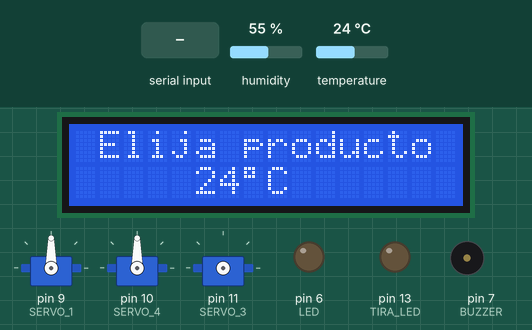
Simulated run of this sketch. Board: Arduino Uno, built with avr-gcc and run on an emulated ATmega328P. On the bench: 3 × servo, 16×2 character LCD, output pins drawn as LEDs (lit = HIGH), buzzer (waves = sounding). The inputs (shaded band) are chosen by the test bench; at power-on: temperature 24 °C, humidity 55 %. What the sketch prints to the serial monitor is not drawn.

Above: at 1.2 s.
1.3 s: "1" received over Serial
At 3.4 s:
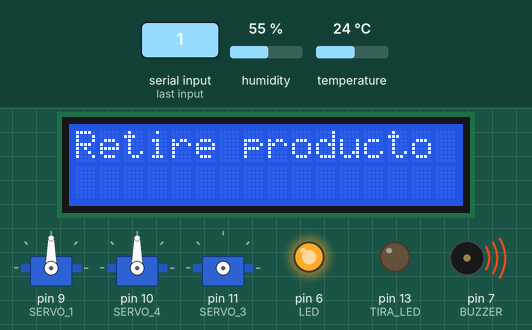
6.7 s: "3" received over Serial
At 11.7 s:
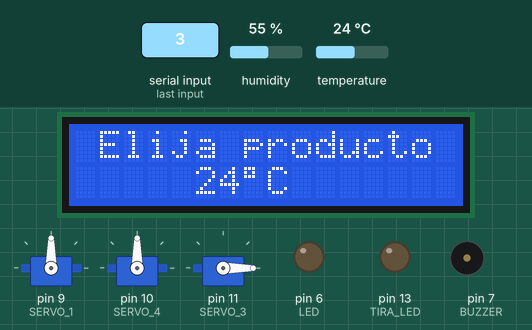
12.0 s: "4" received over Serial
At 14.0 s:
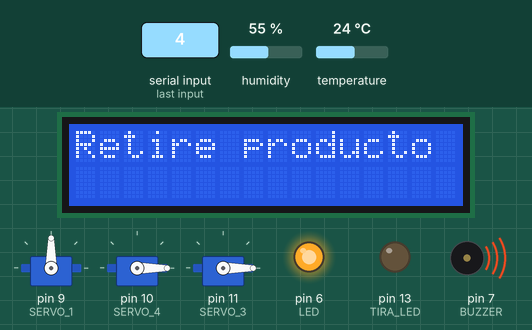
17.3 s: "5" received over Serial
At 18.3 s:
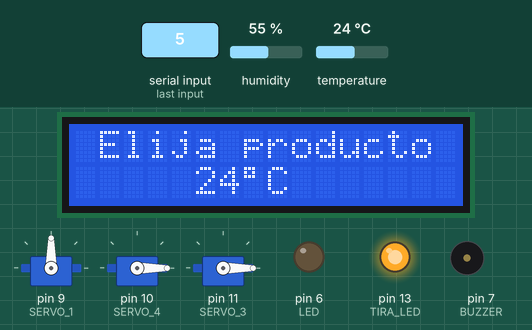
18.8 s: temperature set to 12 °C
At 20.3 s:
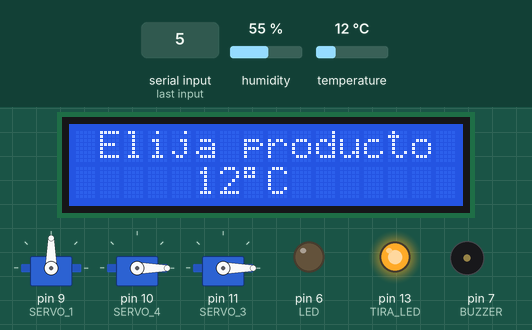
21.4 s: temperature set to 19 °C
At 23.3 s:
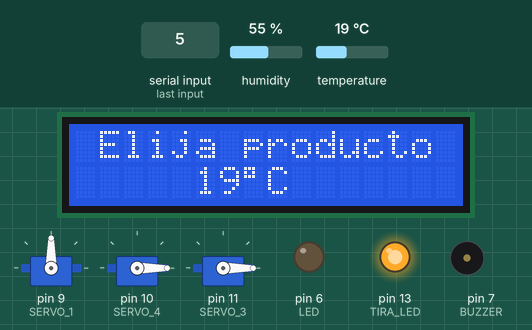
Timing chart, 0 to 24.4 s (numbered marks = the images above; inputs shaded):
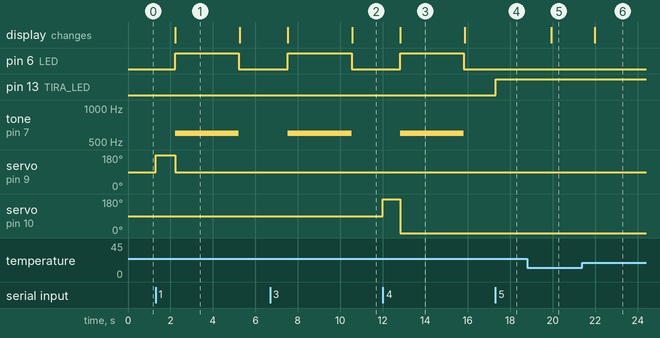

The sketch:

Integradorv2.ino
```cpp
#include <LiquidCrystal_I2C.h>
#include <Wire.h>
#include <DHT.h>
#include <Servo.h>
#include <String.h>
#define  f4    2865    // 349 Hz
#define  a4s   2146
#define  c5    1912    // 523 Hz
#define  d5    1706
#define  d5s   1608
#define  f5    1433
#define  a5s   1073
#define  R     0      // Define a special note, ‘R’, to represent a rest

// Melody 2: Star Wars Theme
int melody2[] = {  f4,  f4, f4,  a4s,   f5,  d5s,  d5,  c5, a5s, f5, d5s,  d5,  c5, a5s, f5, d5s, d5, d5s,   c5};
int beats2[]  = {  21,  21, 21,  128,  128,   21,  21,  21, 128, 64,  21,  21,  21, 128, 64,  21, 21,  21, 128 };

int MAX_COUNT;
long tempo = 10000;
int pause = 1000;
int rest_count = 50;
int toneM = 0;
int beat = 0;
long duration  = 0;
int INFRARROJO_1 = 2;
int INFRARROJO_2 = 3;
int INFRARROJO_3 = 4;
int INFRARROJO_4 = 5;
int LED = 6;
int BUZZER = 7;
int SENSOR_TEMPERATURA = 8;
int TIRA_LED = 13;

Servo SERVO_1;
Servo SERVO_3;
Servo SERVO_4;

int temperatura;
int lightlevel;
int stock;
char state;
String mensajeStock;
boolean tiraOn = false;

DHT dht (SENSOR_TEMPERATURA, DHT11);
LiquidCrystal_I2C lcd(0x27, 16, 2);

void setup() {
  pinMode(LED, OUTPUT);
  pinMode(TIRA_LED, OUTPUT);
  pinMode(BUZZER, OUTPUT);
  pinMode(INFRARROJO_1, INPUT);
  pinMode(INFRARROJO_2, INPUT);
  pinMode(INFRARROJO_3, INPUT);
  pinMode(INFRARROJO_4, INPUT);
  digitalWrite(LED, LOW);
  digitalWrite(TIRA_LED, LOW);
  SERVO_1.attach(9);
  SERVO_4.attach(10);
  dht.begin();
  Wire.begin();
  lcd.begin(16, 2);
  lcd.clear();
  lcd.backlight();
  Serial.begin(38400);
  Serial.println("MODULO CONECTADO");
  Serial.print("#");
}

void loop() {
  lcd.setCursor(1,0);
  lcd.print("Elija producto");
  sensarTemperatura();
  sensarLuz();
  if(Serial.available())
  {
    state = Serial.read();
    Serial.flush();
    switch(state)
    {
      case '0':
        mensajeStock = validarStock();
        //Envio mensaje al Android
        Serial.print(mensajeStock);
        Serial.print("#");
        break;
      case '1':
        expenderProducto(1);
        sensarTemperatura();
        sensarLuz();
        break;
      case '3':
        expenderProducto(3);
        sensarTemperatura();
        sensarLuz();
        break;
      case '4':
        expenderProducto(4);
        sensarTemperatura();
        sensarLuz();
        break;
      case '5':
        if(!tiraOn)
        {
          digitalWrite(TIRA_LED, HIGH);
          tiraOn = true;
        }
        else
        {
          digitalWrite(TIRA_LED, LOW);
          tiraOn = false;
        }
        break;
      case '6':
        sonarStarWars();
        sensarTemperatura();
        sensarLuz();
        break;
    }
  }
}

void sensarTemperatura()
{
    temperatura = dht.readTemperature();
    lcd.setCursor(5,1);
    lcd.print(temperatura);
    lcd.print((char)223);
    lcd.print("C");
}

void sensarLuz()
{
  /*
  lightlevel = analogRead(A0);
  if(lightlevel < 5)
  {
    digitalWrite(TIRA_LED, HIGH);
  }
  else
  {
    if(!tiraOn)
    {
      digitalWrite(TIRA_LED, LOW);
    }
  }
  delay(1000);*/
}

String validarStock()
{
  String auxiliar;
  stock = digitalRead(INFRARROJO_1);
  if (stock == 1)
  {
    auxiliar = "1-";
  }
  else
  {
    auxiliar = "0-";
  }
  stock = digitalRead(INFRARROJO_2);
  if (stock == 1)
  {
    auxiliar += "1-";
  }
  else
  {
    auxiliar += "0-";
  }
  stock = digitalRead(INFRARROJO_3);
  if (stock == 1)
  {
    auxiliar += "1-";
  }
  else
  {
    auxiliar += "0-";
  }
  stock = digitalRead(INFRARROJO_4);
  if (stock == 1)
  {
    auxiliar += "1";
  }
  else
  {
    auxiliar += "0";
  }
  return auxiliar;
}

void sonarStarWars()
{
  MAX_COUNT = sizeof(melody2) / 2;
  for (int i = 0; i < MAX_COUNT; i++)
  {
    toneM = melody2[i];
    beat = beats2[i];
    duration = beat * tempo;
    playTone();
    delayMicroseconds(pause);
  }
}

void playTone() {

  long elapsed_time = 0;
  if (toneM > 0)
  {
    digitalWrite(TIRA_LED,HIGH);
    while (elapsed_time < duration)
    {
      digitalWrite(BUZZER,HIGH);
      delayMicroseconds(toneM / 2);
      digitalWrite(BUZZER, LOW);
      delayMicroseconds(toneM / 2);
      elapsed_time += (toneM);
    }
    digitalWrite(TIRA_LED,LOW);
  }
  else
  {
    for (int j = 0; j < rest_count; j++)
    {
      delayMicroseconds(duration);
    }
  }
}

void expenderProducto(int producto)
{
  if(producto == 1)
  {
    SERVO_1.write(180);
    delay(900);
    SERVO_1.write(90);
  }
  else
  {
    if(producto == 3)
    {
      SERVO_3.attach(11);
      SERVO_3.write(0);
      delay(800);
      SERVO_3.detach();
    }
    else
    {
      SERVO_4.write(180);
      delay(800);
      SERVO_4.write(0);
    }
  }
  lcd.clear();
  lcd.setCursor(0,0);
  lcd.print("Retire producto");
  tone(7, 600);
  digitalWrite(LED, HIGH);
  delay(3000);
  noTone(7);
  digitalWrite(LED, LOW);
  lcd.clear();
  lcd.setCursor(1,0);
  lcd.print("Elija producto");
}
```

Measured:
- after the input at 1.3 s, pin 6 (LED): LOW → HIGH after 0.92 s, → LOW 3.0 s later; tone on pin 7 (BUZZER): silent → 600 Hz after 0.92 s, → silent 3.0 s later; servo on pin 9 (SERVO_1): 90° → 180° at once, → 90° 0.92 s later; the display: changes after 0.92 s (image 1)
- after the input at 6.7 s, pin 6 (LED): LOW → HIGH after 0.83 s, → LOW 3.0 s later; tone on pin 7 (BUZZER): silent → 600 Hz after 0.83 s, → silent 3.0 s later; the display: first changes after 0.83 s (image 2 shows a later state)
- after the input at 12.0 s, pin 6 (LED): LOW → HIGH after 0.82 s, → LOW 3.0 s later; tone on pin 7 (BUZZER): silent → 600 Hz after 0.82 s, → silent 3.0 s later; servo on pin 10 (SERVO_4): 90° → 180° at once, → 0° 0.82 s later; the display: changes after 0.82 s (image 3)
- after the input at 17.3 s, pin 13 (TIRA_LED): LOW → HIGH at once
- after the input at 18.8 s, the display: changes after 1.1 s (image 5)
- after the input at 21.4 s, the display: changes after 0.59 s (image 6)
- what the display in image 1 shows lasts 3.1 s, from 2.2 s to 5.3 s
